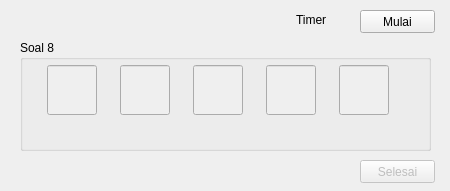
<?xml version="1.0" encoding="UTF-8"?>
<ui version="4.0">
 <class>Form</class>
 <widget class="QWidget" name="Form">
  <property name="geometry">
   <rect>
    <x>0</x>
    <y>0</y>
    <width>450</width>
    <height>191</height>
   </rect>
  </property>
  <property name="windowTitle">
   <string>Form</string>
  </property>
  <widget class="QLabel" name="ttimer">
   <property name="geometry">
    <rect>
     <x>296</x>
     <y>10</y>
     <width>51</width>
     <height>20</height>
    </rect>
   </property>
   <property name="text">
    <string>Timer</string>
   </property>
  </widget>
  <widget class="QGroupBox" name="groupBox">
   <property name="geometry">
    <rect>
     <x>20</x>
     <y>40</y>
     <width>411</width>
     <height>111</height>
    </rect>
   </property>
   <property name="title">
    <string>Soal 8</string>
   </property>
   <widget class="QWidget" name="horizontalLayoutWidget">
    <property name="geometry">
     <rect>
      <x>10</x>
      <y>20</y>
      <width>381</width>
      <height>61</height>
     </rect>
    </property>
    <layout class="QHBoxLayout" name="horizontalLayout">
     <item>
      <widget class="QLineEdit" name="lineEdit">
       <property name="enabled">
        <bool>false</bool>
       </property>
       <property name="sizePolicy">
        <sizepolicy hsizetype="Fixed" vsizetype="Fixed">
         <horstretch>0</horstretch>
         <verstretch>0</verstretch>
        </sizepolicy>
       </property>
       <property name="maximumSize">
        <size>
         <width>50</width>
         <height>50</height>
        </size>
       </property>
       <property name="font">
        <font>
         <pointsize>20</pointsize>
        </font>
       </property>
       <property name="text">
        <string/>
       </property>
       <property name="maxLength">
        <number>1</number>
       </property>
       <property name="alignment">
        <set>Qt::AlignCenter</set>
       </property>
      </widget>
     </item>
     <item>
      <widget class="QLineEdit" name="lineEdit_2">
       <property name="enabled">
        <bool>false</bool>
       </property>
       <property name="sizePolicy">
        <sizepolicy hsizetype="Fixed" vsizetype="Fixed">
         <horstretch>0</horstretch>
         <verstretch>0</verstretch>
        </sizepolicy>
       </property>
       <property name="maximumSize">
        <size>
         <width>50</width>
         <height>50</height>
        </size>
       </property>
       <property name="font">
        <font>
         <pointsize>20</pointsize>
        </font>
       </property>
       <property name="maxLength">
        <number>1</number>
       </property>
       <property name="alignment">
        <set>Qt::AlignCenter</set>
       </property>
      </widget>
     </item>
     <item>
      <widget class="QLineEdit" name="lineEdit_3">
       <property name="enabled">
        <bool>false</bool>
       </property>
       <property name="sizePolicy">
        <sizepolicy hsizetype="Fixed" vsizetype="Fixed">
         <horstretch>0</horstretch>
         <verstretch>0</verstretch>
        </sizepolicy>
       </property>
       <property name="maximumSize">
        <size>
         <width>50</width>
         <height>50</height>
        </size>
       </property>
       <property name="font">
        <font>
         <pointsize>20</pointsize>
        </font>
       </property>
       <property name="text">
        <string/>
       </property>
       <property name="maxLength">
        <number>1</number>
       </property>
       <property name="alignment">
        <set>Qt::AlignCenter</set>
       </property>
      </widget>
     </item>
     <item>
      <widget class="QLineEdit" name="lineEdit_4">
       <property name="enabled">
        <bool>false</bool>
       </property>
       <property name="sizePolicy">
        <sizepolicy hsizetype="Fixed" vsizetype="Fixed">
         <horstretch>0</horstretch>
         <verstretch>0</verstretch>
        </sizepolicy>
       </property>
       <property name="maximumSize">
        <size>
         <width>50</width>
         <height>50</height>
        </size>
       </property>
       <property name="font">
        <font>
         <pointsize>20</pointsize>
        </font>
       </property>
       <property name="maxLength">
        <number>1</number>
       </property>
       <property name="alignment">
        <set>Qt::AlignCenter</set>
       </property>
      </widget>
     </item>
     <item>
      <widget class="QLineEdit" name="lineEdit_5">
       <property name="enabled">
        <bool>false</bool>
       </property>
       <property name="sizePolicy">
        <sizepolicy hsizetype="Fixed" vsizetype="Fixed">
         <horstretch>0</horstretch>
         <verstretch>0</verstretch>
        </sizepolicy>
       </property>
       <property name="maximumSize">
        <size>
         <width>50</width>
         <height>50</height>
        </size>
       </property>
       <property name="font">
        <font>
         <pointsize>20</pointsize>
        </font>
       </property>
       <property name="layoutDirection">
        <enum>Qt::LeftToRight</enum>
       </property>
       <property name="text">
        <string/>
       </property>
       <property name="maxLength">
        <number>1</number>
       </property>
       <property name="alignment">
        <set>Qt::AlignCenter</set>
       </property>
      </widget>
     </item>
    </layout>
   </widget>
  </widget>
  <widget class="QPushButton" name="nextEx">
   <property name="enabled">
    <bool>false</bool>
   </property>
   <property name="geometry">
    <rect>
     <x>360</x>
     <y>160</y>
     <width>75</width>
     <height>23</height>
    </rect>
   </property>
   <property name="text">
    <string>Selesai</string>
   </property>
  </widget>
  <widget class="QPushButton" name="startEx">
   <property name="geometry">
    <rect>
     <x>360</x>
     <y>10</y>
     <width>75</width>
     <height>23</height>
    </rect>
   </property>
   <property name="text">
    <string>Mulai</string>
   </property>
  </widget>
 </widget>
 <resources/>
 <connections/>
</ui>
